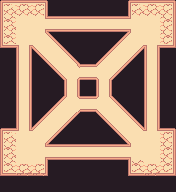

Below is a game level as drawn by its tile map, then a one-line description and the .tmx file that defines it, in full:
An orthogonal 11x12 tile map with 16x16 px tiles, 2 tile layers (Terrain, Deco), 1 hidden layer not drawn.

<map version="1.10" tiledversion="1.11.0" orientation="orthogonal" renderorder="right-down" width="11" height="12" tilewidth="16" tileheight="16" infinite="0" backgroundcolor="#261b23" nextlayerid="4" nextobjectid="1">
 <tileset firstgid="1" source="ark.tsx" />
 <layer id="2" name="Side" width="11" height="12" visible="0">
  <data encoding="csv">
0,0,0,0,0,0,0,0,0,0,0,
0,0,0,0,0,0,0,0,0,0,0,
0,0,0,65,65,65,65,65,0,0,0,
64,65,66,0,0,0,0,0,64,65,66,
0,0,0,0,0,0,0,0,0,0,0,
0,0,0,0,0,65,0,0,0,0,0,
0,0,0,0,0,0,0,0,0,0,0,
0,0,0,0,64,65,66,0,0,0,0,
0,0,0,0,0,0,0,0,0,0,0,
0,0,0,0,0,0,0,0,0,0,0,
0,0,0,65,65,65,65,65,0,0,0,
64,65,66,0,0,0,0,0,64,65,66
</data>
 </layer>
 <layer id="1" name="Terrain" width="11" height="12">
  <data encoding="csv">
1,2,3,0,0,0,0,0,1,2,3,
11,12,14,39,39,39,39,39,16,12,13,
21,5,68,0,0,0,0,0,78,5,23,
0,20,0,68,0,0,0,78,0,20,0,
0,20,0,0,80,39,79,0,0,20,0,
0,20,0,0,20,0,20,0,0,20,0,
0,20,0,0,70,39,69,0,0,20,0,
0,20,0,78,0,0,0,68,0,20,0,
1,25,78,0,0,0,0,0,68,25,3,
11,12,14,39,39,39,39,39,16,12,13,
21,22,23,0,0,0,0,0,21,22,23,
0,0,0,0,0,0,0,0,0,0,0
</data>
 </layer>
 <layer id="3" name="Deco" width="11" height="12">
  <data encoding="csv">
34,35,36,0,0,0,0,0,34,35,36,
44,0,0,0,0,0,0,0,0,0,46,
54,0,0,50,0,0,0,49,0,0,56,
0,0,59,0,50,0,49,0,60,0,0,
0,0,0,59,0,0,0,60,0,0,0,
0,0,0,0,0,0,0,0,0,0,0,
0,0,0,49,0,0,0,50,0,0,0,
0,0,49,0,60,0,59,0,50,0,0,
34,0,0,60,0,0,0,59,0,0,36,
44,0,0,0,0,0,0,0,0,0,46,
54,35,36,0,0,0,0,0,54,35,56,
0,0,0,0,0,0,0,0,0,0,0
</data>
 </layer>
</map>